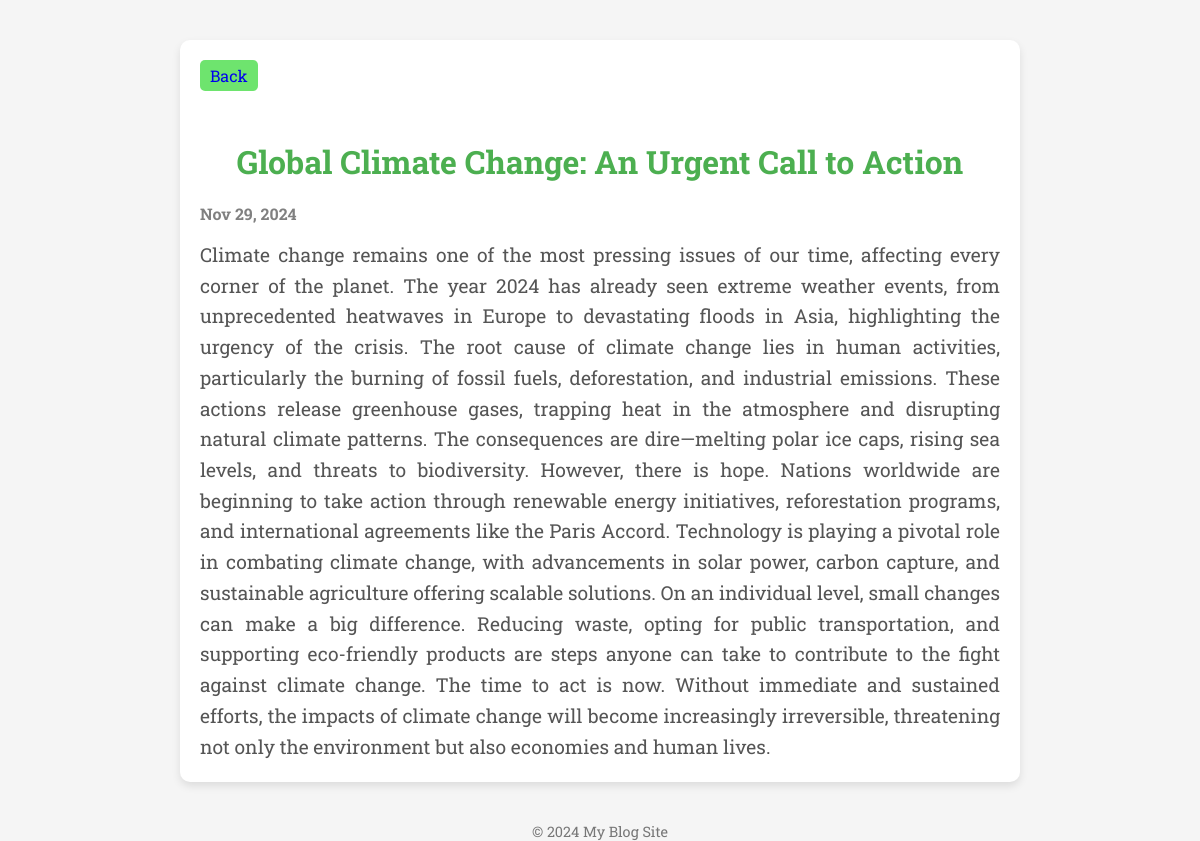
The app's page /blog/29 with its own data.
### api_app/models.py (models this page shows, shortened)
class Blogs(models.Model):
    blog_id = models.AutoField(primary_key=True)
    blog_date = models.CharField(max_length=20, null=True)
    blog_title = models.CharField(max_length=100)
    blog_content = models.CharField(max_length=5000)
    user = models.CharField(max_length=100)

### api_app/views.py (the view)
# urls.py: path('blog/<int:id>', view_content, name="view_blog"),
def view_content(request, id):
    data = Blogs.objects.get(blog_id=id)
    blog_data = {"data_title": data.blog_title,
                 "data_content": data.blog_content,
                 "data_date": data.blog_date}
    return render(request, "View.html", {"data": blog_data})

### templates/View.html (shortened to what this page needs)
<!DOCTYPE html>
<html lang="en">
  <head>
  </head>
  <body>
    <div class="content-container">
      <a href="{% url 'home' %}">Back</a>
      <h1>{{ data.data_title }}</h1>
      <p>{{ data.data_date}}</p>
      <article>{{ data.data_content }}</article>
    </div>
    <footer>© 2024 My Blog Site</footer>
  </body>
</html>

### templates/View.html (style rules this page uses)
body { font-family: "Roboto Slab", serif; margin: 0; padding: 0; background-color: #f5f5f5; color: #333; }
.content-container { max-width: 800px; margin: 40px auto; padding: 20px; background-color: #ffffff; border-radius: 10px; box-shadow: 0 4px 8px rgba(0, 0, 0, 0.1); }
h1 { margin-top: 10%; color: #4caf50; font-size: 2rem; text-align: center; margin-bottom: 20px; }
article { font-size: 1.2rem; line-height: 1.6; text-align: justify; color: #555; }
p { font-weight: bold; color: gray; }
footer { text-align: center; margin-top: 40px; font-size: 0.9rem; color: #777; }
a { position: absolute; font-size: 1rem; text-decoration: none; background-color: rgb(110, 228, 110); padding: 5px 10px; border-radius: 5px; }

### records on screen
Blogs: data_title "Global Climate Change: An Urgent Call to Action", data_date "Nov 29, 2024", data_content "Climate change remains one of the most pressing issues of our time, affecting every corner of the planet. The year 2024 has already seen extreme weather events, from unprecedented heatwaves in Europe to devastating floods in Asia, highlighting the urgency of the crisis. The root cause of climate change lies in human activities, particularly the burning of fossil fuels, deforestation, and industrial emissions. These actions release greenhouse gases, trapping heat in the atmosphere and disrupting natural climate patterns. The consequences are dire—melting polar ice caps, rising sea levels, and threats to biodiversity. However, there is hope. Nations worldwide are beginning to take action…"
